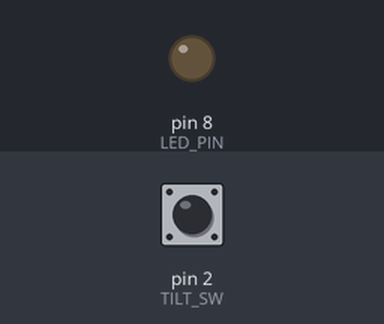
Recording of a sketch running on a simulated Arduino Uno, built with avr-gcc and run on an emulated ATmega328P. On the bench: output pins drawn as LEDs (lit = HIGH). Dashed ring = blinking. Inputs (shaded band) come from the test bench; at power-on: pin 2 (TILT_SW) HIGH. Sleep ends after the set time or at an interrupt; what the sketch prints to the serial monitor is not drawn.

Above: at 1.2 s.
1.3 s: pin 2 (TILT_SW) pulled LOW for 0.15 s
At 6.3 s:
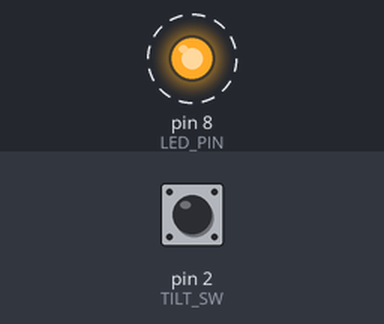
Timing chart, 0 to 13.4 s (numbered marks = the images above; inputs shaded):
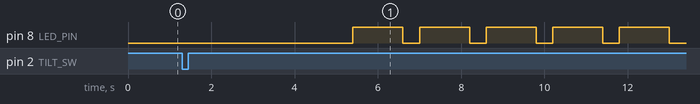

Measured:
- after the input at 1.3 s, pin 8 (LED_PIN): alternates HIGH for 1.2 s and LOW for 0.40 s, starting after 4.1 s

The sketch:

morse_clock.ino
```cpp
/*
 * LED morse clock
 *
 *
 */

#include <Time.h>
#include <avr/sleep.h>

#define TIME_MSG_LEN  11   // time sync to PC is HEADER followed by unix time_t as ten ascii digits
#define TIME_HEADER  'T'   // Header tag for serial time sync message
#define TIME_REQUEST  7    // ASCII bell character requests a time sync message

#define M0 "-----"
#define M1 ".----"
#define M2 "..---"
#define M3 "...--"
#define M4 "....-"
#define M5 "....."
#define M6 "-...."
#define M7 "--..."
#define M8 "---.."
#define M9 "----."

#define LED_PIN 8
#define TILT_SW 2

#define DotLength 400

volatile int flag;
volatile int ledFlag;
volatile time_t current;
char *morse[10];

void setup()  {
  Serial.begin(9600);
  setSyncProvider( requestSync);  //set function to call when sync required
  //Serial.println("Waiting for sync message");

  pinMode(LED_PIN, OUTPUT);
  pinMode(TILT_SW, INPUT);
  digitalWrite(TILT_SW,HIGH);//pullup

   morse[0] = M0;
   morse[1] = M1;
   morse[2] = M2;
   morse[3] = M3;
   morse[4] = M4;
   morse[5] = M5;
   morse[6] = M6;
   morse[7] = M7;
   morse[8] = M8;
   morse[9] = M9;

  flag = 0;
  ledFlag = 0;

  set_sleep_mode(SLEEP_MODE_IDLE);
  attachInterrupt(0, flagUp,FALLING);
}

void loop(){
  if(Serial.available()){
    processSyncMessage();
  }

  if(flag){
    if(ledFlag){
      return;
    }else{
      ledFlag = 1;
      //時刻表示
      delay(3000);
      outTime();

      delay(10000);
      ledFlag = 0;
      flag = 0;
    }
  }

  sleep_mode();
  delay(1000);
}

void processSyncMessage() {
  // if time sync available from serial port, update time and return true
  while(Serial.available() >=  TIME_MSG_LEN ){  // time message consists of a header and ten ascii digits
    char c = Serial.read() ;
    Serial.print(c);
    if( c == TIME_HEADER ) {
      time_t pctime = 0;
      for(int i=0; i < TIME_MSG_LEN -1; i++){
        c = Serial.read();
        if( c >= '0' && c <= '9'){
          pctime = (10 * pctime) + (c - '0') ; // convert digits to a number
        }
      }
      setTime(pctime);   // Sync Arduino clock to the time received on the serial port
      Serial.println("Time set.");
    }else{
      //
    }
  }
}

time_t requestSync()
{
  Serial.write(TIME_REQUEST);
  return 0; // the time will be sent later in response to serial mesg
}
/**
 *
 */
void flagUp(){
  flag = 1;
}

/**
 *
 *
 */
void outTime(){
  int i,h,m;

  h = hour();
  h = (h + 9) % 24;
  m = minute();
  //Serial.println("");
  //if(Serial.available()){
  //  Serial.println(h);
  //  Serial.println(m);
  //}
  morseNum(h/10);
  delay(DotLength * 3);
  morseNum(h%10);
  delay(DotLength * 7);
  morseNum(m/10);
  delay(DotLength * 3);
  morseNum(m%10);

}


/**
 * bar length = dot length * 3
 * blank between dots or bars = dotlenght
 * blank between codes = dot * 3
 * blank between words = dot * 7
 */
void morseNum(int n){
  int i;
  digitalWrite(LED_PIN,LOW);
  if(n < 0 || n > 9){
    return;
  }
  for(i=0;i<5;i++){
    //
    delay(DotLength);
    if(morse[n][i] == '.'){
      digitalWrite(LED_PIN,HIGH);
      delay(DotLength);
      digitalWrite(LED_PIN,LOW);
      //delay(DotLength);
    }else if(morse[n][i] == '-'){
      digitalWrite(LED_PIN,HIGH);
      delay(DotLength*3);
      digitalWrite(LED_PIN,LOW);
      //delay(DotLength);
    }
  }
}
```
